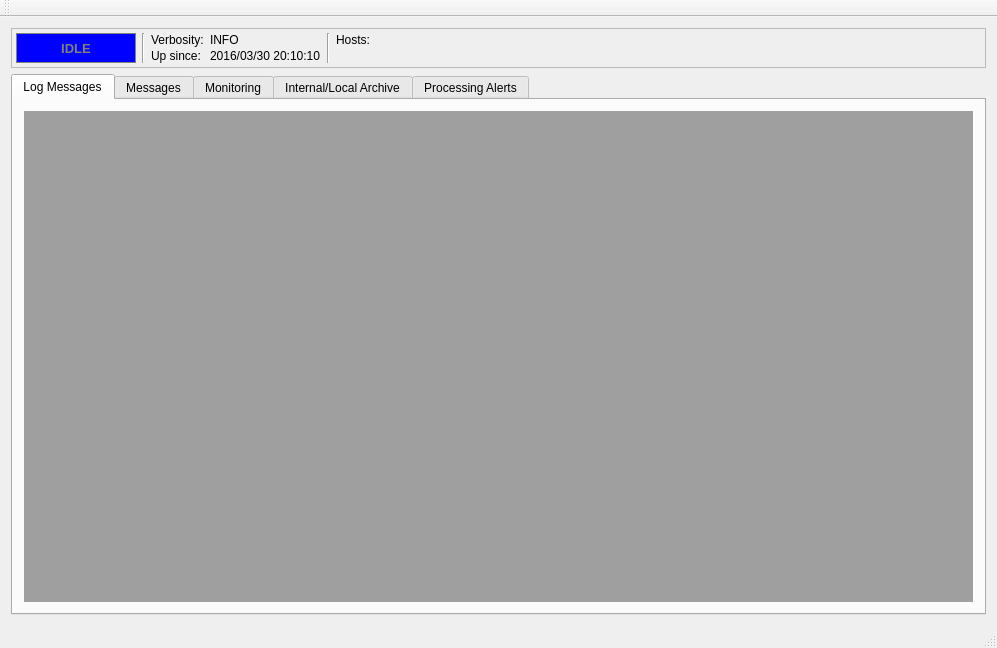
<?xml version="1.0" encoding="UTF-8"?>
<ui version="4.0">
 <class>MainWindow</class>
 <widget class="QMainWindow" name="MainWindow">
  <property name="geometry">
   <rect>
    <x>0</x>
    <y>0</y>
    <width>997</width>
    <height>648</height>
   </rect>
  </property>
  <property name="windowTitle">
   <string>MainWindow</string>
  </property>
  <widget class="QWidget" name="centralWidget">
   <layout class="QVBoxLayout" name="verticalLayout_2">
    <item>
     <widget class="QFrame" name="frame">
      <property name="frameShape">
       <enum>QFrame::StyledPanel</enum>
      </property>
      <property name="frameShadow">
       <enum>QFrame::Raised</enum>
      </property>
      <layout class="QHBoxLayout" name="horizontalLayout_4">
       <property name="leftMargin">
        <number>4</number>
       </property>
       <property name="topMargin">
        <number>4</number>
       </property>
       <property name="rightMargin">
        <number>4</number>
       </property>
       <property name="bottomMargin">
        <number>4</number>
       </property>
       <item>
        <widget class="QLabel" name="lblSysStatus">
         <property name="minimumSize">
          <size>
           <width>120</width>
           <height>0</height>
          </size>
         </property>
         <property name="font">
          <font>
           <pointsize>10</pointsize>
           <weight>75</weight>
           <bold>true</bold>
          </font>
         </property>
         <property name="styleSheet">
          <string notr="true">QLabel { background-color : blue; color : grey; }</string>
         </property>
         <property name="frameShape">
          <enum>QFrame::Box</enum>
         </property>
         <property name="text">
          <string>IDLE</string>
         </property>
         <property name="alignment">
          <set>Qt::AlignCenter</set>
         </property>
        </widget>
       </item>
       <item>
        <widget class="Line" name="line">
         <property name="orientation">
          <enum>Qt::Vertical</enum>
         </property>
        </widget>
       </item>
       <item>
        <layout class="QFormLayout" name="formLayout">
         <property name="verticalSpacing">
          <number>2</number>
         </property>
         <item row="0" column="0">
          <widget class="QLabel" name="label_5">
           <property name="text">
            <string>Verbosity:</string>
           </property>
           <property name="alignment">
            <set>Qt::AlignLeading|Qt::AlignLeft|Qt::AlignTop</set>
           </property>
          </widget>
         </item>
         <item row="0" column="1">
          <widget class="QLabel" name="lblVerbosity">
           <property name="text">
            <string>INFO</string>
           </property>
           <property name="alignment">
            <set>Qt::AlignLeading|Qt::AlignLeft|Qt::AlignTop</set>
           </property>
          </widget>
         </item>
         <item row="1" column="0">
          <widget class="QLabel" name="label_6">
           <property name="text">
            <string>Up since:</string>
           </property>
           <property name="alignment">
            <set>Qt::AlignLeading|Qt::AlignLeft|Qt::AlignTop</set>
           </property>
          </widget>
         </item>
         <item row="1" column="1">
          <widget class="QLabel" name="lblUptime">
           <property name="text">
            <string>2016/03/30 20:10:10</string>
           </property>
           <property name="alignment">
            <set>Qt::AlignLeading|Qt::AlignLeft|Qt::AlignTop</set>
           </property>
          </widget>
         </item>
        </layout>
       </item>
       <item>
        <widget class="Line" name="line_3">
         <property name="orientation">
          <enum>Qt::Vertical</enum>
         </property>
        </widget>
       </item>
       <item>
        <layout class="QHBoxLayout" name="horizontalLayout_3">
         <item>
          <widget class="QLabel" name="label">
           <property name="text">
            <string>Hosts:</string>
           </property>
           <property name="alignment">
            <set>Qt::AlignLeading|Qt::AlignLeft|Qt::AlignTop</set>
           </property>
          </widget>
         </item>
         <item>
          <widget class="QLabel" name="lblHosts">
           <property name="text">
            <string>&lt;hosts&gt;</string>
           </property>
           <property name="alignment">
            <set>Qt::AlignLeading|Qt::AlignLeft|Qt::AlignTop</set>
           </property>
          </widget>
         </item>
         <item>
          <widget class="QLabel" name="lblNodes">
           <property name="text">
            <string>&lt;nodes&gt;</string>
           </property>
           <property name="alignment">
            <set>Qt::AlignLeading|Qt::AlignLeft|Qt::AlignTop</set>
           </property>
          </widget>
         </item>
        </layout>
       </item>
       <item>
        <spacer name="horizontalSpacer">
         <property name="orientation">
          <enum>Qt::Horizontal</enum>
         </property>
         <property name="sizeHint" stdset="0">
          <size>
           <width>680</width>
           <height>20</height>
          </size>
         </property>
        </spacer>
       </item>
       <item>
        <widget class="QLabel" name="lblSystemIcon">
         <property name="maximumSize">
          <size>
           <width>48</width>
           <height>48</height>
          </size>
         </property>
         <property name="text">
          <string/>
         </property>
         <property name="pixmap">
          <pixmap resource="../qpfhmi/icon.qrc">:/img/QPF.png</pixmap>
         </property>
         <property name="scaledContents">
          <bool>true</bool>
         </property>
        </widget>
       </item>
      </layout>
     </widget>
    </item>
    <item>
     <widget class="QTabWidget" name="tabMainWgd">
      <property name="currentIndex">
       <number>0</number>
      </property>
      <property name="movable">
       <bool>true</bool>
      </property>
      <widget class="QWidget" name="tabpgLog">
       <attribute name="title">
        <string>Log Messages</string>
       </attribute>
       <layout class="QVBoxLayout" name="verticalLayout_3">
        <item>
         <widget class="QMdiArea" name="mdiArea">
          <property name="font">
           <font>
            <pointsize>8</pointsize>
           </font>
          </property>
          <property name="activationOrder">
           <enum>QMdiArea::CreationOrder</enum>
          </property>
          <property name="viewMode">
           <enum>QMdiArea::TabbedView</enum>
          </property>
          <property name="documentMode">
           <bool>true</bool>
          </property>
          <property name="tabsClosable">
           <bool>false</bool>
          </property>
          <property name="tabsMovable">
           <bool>true</bool>
          </property>
          <property name="tabShape">
           <enum>QTabWidget::Triangular</enum>
          </property>
          <property name="tabPosition">
           <enum>QTabWidget::South</enum>
          </property>
         </widget>
        </item>
       </layout>
      </widget>
      <widget class="QWidget" name="tabTx">
       <attribute name="title">
        <string>Messages</string>
       </attribute>
       <layout class="QVBoxLayout" name="verticalLayout_6">
        <item>
         <widget class="QTableView" name="tblvwTx"/>
        </item>
       </layout>
      </widget>
      <widget class="QWidget" name="tabpgMonit">
       <attribute name="title">
        <string>Monitoring</string>
       </attribute>
       <layout class="QVBoxLayout" name="verticalLayout_12">
        <property name="spacing">
         <number>0</number>
        </property>
        <item>
         <widget class="QTabWidget" name="tabWidget">
          <property name="currentIndex">
           <number>0</number>
          </property>
          <widget class="QWidget" name="tabProcTasks">
           <attribute name="title">
            <string>Processing Tasks</string>
           </attribute>
           <layout class="QVBoxLayout" name="verticalLayout_5">
            <item>
             <widget class="QTableView" name="tblvwTaskMonit">
              <property name="tabKeyNavigation">
               <bool>true</bool>
              </property>
             </widget>
            </item>
            <item>
             <widget class="QFrame" name="frame_3">
              <property name="frameShape">
               <enum>QFrame::StyledPanel</enum>
              </property>
              <property name="frameShadow">
               <enum>QFrame::Raised</enum>
              </property>
              <layout class="QHBoxLayout" name="horizontalLayout">
               <property name="spacing">
                <number>6</number>
               </property>
               <property name="leftMargin">
                <number>0</number>
               </property>
               <property name="topMargin">
                <number>0</number>
               </property>
               <property name="rightMargin">
                <number>0</number>
               </property>
               <property name="bottomMargin">
                <number>0</number>
               </property>
               <item>
                <spacer name="horizontalSpacer_14">
                 <property name="orientation">
                  <enum>Qt::Horizontal</enum>
                 </property>
                 <property name="sizeHint" stdset="0">
                  <size>
                   <width>40</width>
                   <height>20</height>
                  </size>
                 </property>
                </spacer>
               </item>
               <item>
                <widget class="QLabel" name="lblLastUpdate">
                 <property name="font">
                  <font>
                   <pointsize>8</pointsize>
                  </font>
                 </property>
                 <property name="text">
                  <string/>
                 </property>
                </widget>
               </item>
              </layout>
             </widget>
            </item>
           </layout>
          </widget>
          <widget class="QWidget" name="tab_2">
           <attribute name="title">
            <string>Agents Status</string>
           </attribute>
           <layout class="QVBoxLayout" name="verticalLayout">
            <item>
             <widget class="QScrollArea" name="scrollAreaAgents">
              <property name="widgetResizable">
               <bool>true</bool>
              </property>
              <widget class="QWidget" name="scrollAreaWidgetContents">
               <property name="geometry">
                <rect>
                 <x>0</x>
                 <y>0</y>
                 <width>98</width>
                 <height>28</height>
                </rect>
               </property>
              </widget>
             </widget>
            </item>
           </layout>
          </widget>
          <widget class="QWidget" name="tabAlerts">
           <attribute name="title">
            <string>System Alerts</string>
           </attribute>
           <layout class="QVBoxLayout" name="verticalLayout_9">
            <item>
             <widget class="QTableView" name="tblvwSysAlerts">
              <property name="tabKeyNavigation">
               <bool>true</bool>
              </property>
             </widget>
            </item>
            <item>
             <widget class="QFrame" name="frame_4">
              <property name="frameShape">
               <enum>QFrame::StyledPanel</enum>
              </property>
              <property name="frameShadow">
               <enum>QFrame::Raised</enum>
              </property>
              <layout class="QHBoxLayout" name="horizontalLayout_2">
               <property name="spacing">
                <number>6</number>
               </property>
               <property name="leftMargin">
                <number>0</number>
               </property>
               <property name="topMargin">
                <number>0</number>
               </property>
               <property name="rightMargin">
                <number>0</number>
               </property>
               <property name="bottomMargin">
                <number>0</number>
               </property>
               <item>
                <spacer name="horizontalSpacer_15">
                 <property name="orientation">
                  <enum>Qt::Horizontal</enum>
                 </property>
                 <property name="sizeHint" stdset="0">
                  <size>
                   <width>40</width>
                   <height>20</height>
                  </size>
                 </property>
                </spacer>
               </item>
               <item>
                <widget class="QLabel" name="lblAlertsMsg">
                 <property name="font">
                  <font>
                   <pointsize>8</pointsize>
                  </font>
                 </property>
                 <property name="text">
                  <string/>
                 </property>
                </widget>
               </item>
              </layout>
             </widget>
            </item>
           </layout>
          </widget>
         </widget>
        </item>
       </layout>
      </widget>
      <widget class="QWidget" name="tabpgArchive">
       <attribute name="title">
        <string>Internal/Local Archive</string>
       </attribute>
       <layout class="QVBoxLayout" name="verticalLayout_10">
        <item>
         <widget class="QTreeView" name="treevwArchive"/>
        </item>
       </layout>
      </widget>
      <widget class="QWidget" name="tab">
       <attribute name="title">
        <string>Processing Alerts</string>
       </attribute>
       <layout class="QVBoxLayout" name="verticalLayout_4">
        <item>
         <widget class="QTableView" name="tblvwAlerts">
          <property name="tabKeyNavigation">
           <bool>true</bool>
          </property>
         </widget>
        </item>
        <item>
         <widget class="QFrame" name="frame_5">
          <property name="frameShape">
           <enum>QFrame::StyledPanel</enum>
          </property>
          <property name="frameShadow">
           <enum>QFrame::Raised</enum>
          </property>
          <layout class="QHBoxLayout" name="horizontalLayout_5">
           <property name="spacing">
            <number>6</number>
           </property>
           <property name="leftMargin">
            <number>0</number>
           </property>
           <property name="topMargin">
            <number>0</number>
           </property>
           <property name="rightMargin">
            <number>0</number>
           </property>
           <property name="bottomMargin">
            <number>0</number>
           </property>
           <item>
            <spacer name="horizontalSpacer_16">
             <property name="orientation">
              <enum>Qt::Horizontal</enum>
             </property>
             <property name="sizeHint" stdset="0">
              <size>
               <width>40</width>
               <height>20</height>
              </size>
             </property>
            </spacer>
           </item>
           <item>
            <widget class="QLabel" name="lblAlertsMsg_2">
             <property name="font">
              <font>
               <pointsize>8</pointsize>
              </font>
             </property>
             <property name="text">
              <string/>
             </property>
            </widget>
           </item>
          </layout>
         </widget>
        </item>
       </layout>
      </widget>
     </widget>
    </item>
   </layout>
  </widget>
  <widget class="QMenuBar" name="menuBar">
   <property name="geometry">
    <rect>
     <x>0</x>
     <y>0</y>
     <width>997</width>
     <height>20</height>
    </rect>
   </property>
  </widget>
  <widget class="QToolBar" name="mainToolBar">
   <attribute name="toolBarArea">
    <enum>TopToolBarArea</enum>
   </attribute>
   <attribute name="toolBarBreak">
    <bool>false</bool>
   </attribute>
  </widget>
  <widget class="QStatusBar" name="statusBar"/>
 </widget>
 <layoutdefault spacing="6" margin="11"/>
 <resources>
  <include location="../qpfhmi/icon.qrc"/>
 </resources>
 <connections/>
</ui>
